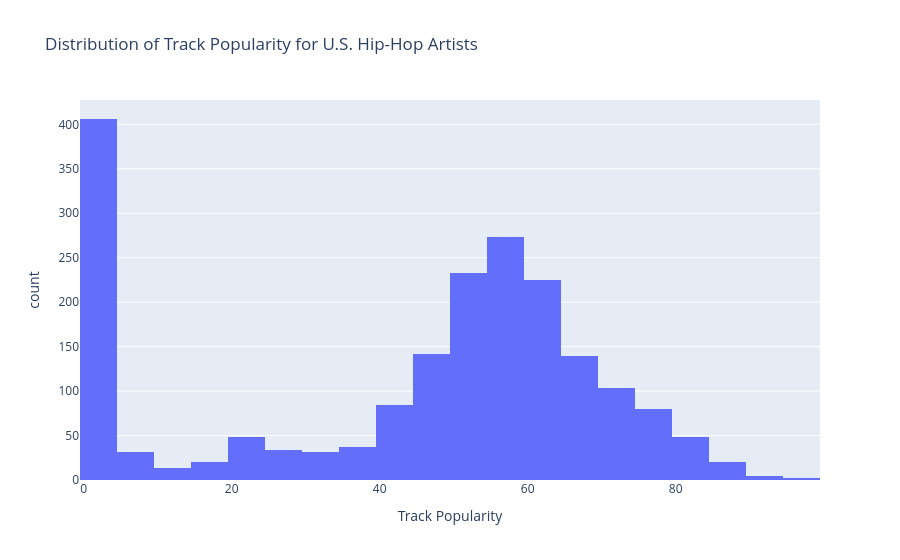

Notebook code cell kept with this figure:
### Code cell
fig = px.histogram(
    hiphop_artists,
    x="track_popularity",
    nbins=30,
    title="Distribution of Track Popularity for U.S. Hip-Hop Artists",
    labels={
        "track_popularity": "Track Popularity",
        "count": "Number of Songs"
    }
)

fig.show()

### Figure 1 — Plotly figure (JSON) as saved in the notebook; plotly's stock layout.template omitted (floating-point values rounded to 4 significant figures; data arrays with more than 128 entries replaced by an {"elided": "..."} marker saying what was removed)
{"data": [{"alignmentgroup": "True", "bingroup": "x", "hovertemplate": "Track Popularity=%{x}<br>count=%{y}<extra></extra>", "legendgroup": "", "marker": {"color": "#636efa", "pattern": {"shape": ""}}, "name": "", "nbinsx": 30, "offsetgroup": "", "orientation": "v", "showlegend": false, "type": "histogram", "x": {"elided": "1974 int values"}, "xaxis": "x", "yaxis": "y"}], "layout": {"barmode": "relative", "legend": {"tracegroupgap": 0}, "title": {"text": "Distribution of Track Popularity for U.S. Hip-Hop Artists"}, "xaxis": {"anchor": "y", "domain": [0, 1], "title": {"text": "Track Popularity"}}, "yaxis": {"anchor": "x", "domain": [0, 1], "title": {"text": "count"}}}}
